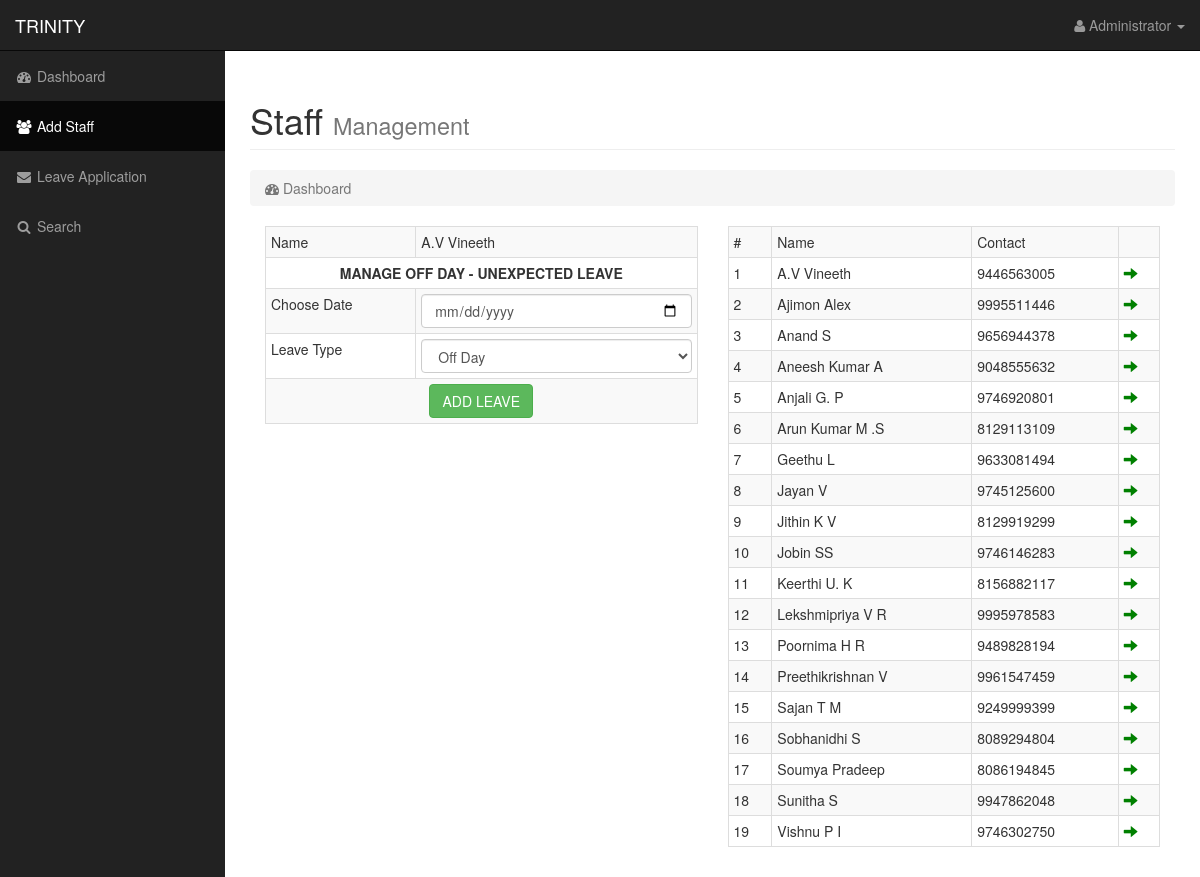
Page /admin/manage_staff.php?sid=mail2avvineeth@gmail.com on the earlier database version.
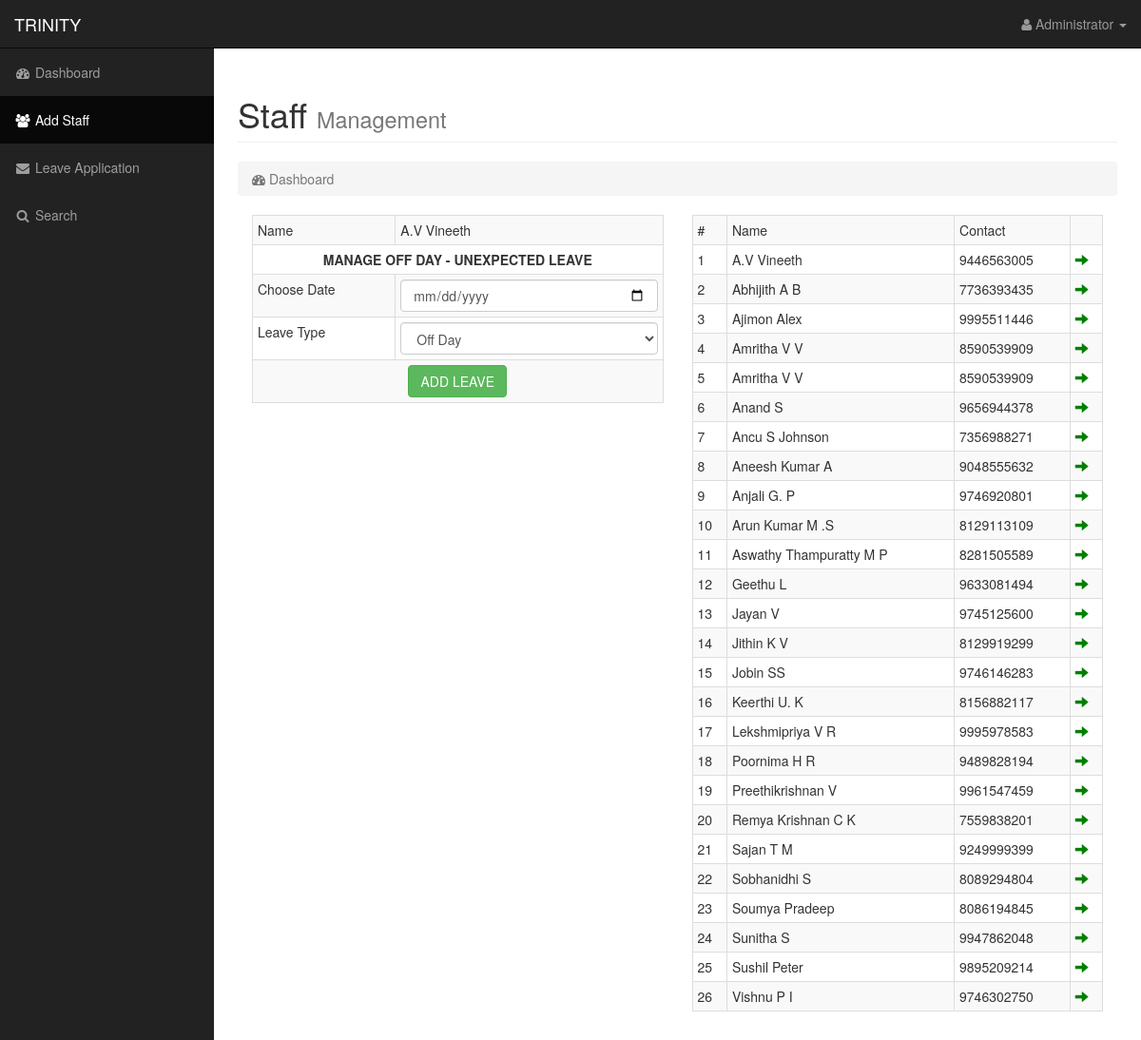
Same page on the later database version.
### tables this page shows
CREATE TABLE IF NOT EXISTS `staf_data` (
  `id` int(11) NOT NULL AUTO_INCREMENT,
  `snme` varchar(200) NOT NULL,
  `con` varchar(30) NOT NULL,
  `addr` varchar(250) NOT NULL,
  `em` varchar(220) NOT NULL,
  `dob` date NOT NULL,
  `pic` varchar(250) NOT NULL,
  `typ` varchar(20) NOT NULL,
  `st` int(11) NOT NULL,
  PRIMARY KEY (`id`)
);

### admin/manage_staff.php (the view, shortened to what the changed rows need)
<!DOCTYPE html>
<html lang="en">
<head>
    <link href="../css/bootstrap.min.css" rel="stylesheet">
    <link href="../css/sb-admin.css" rel="stylesheet">
    <link href="../css/plugins/morris.css" rel="stylesheet">
    <link href="../font-awesome/css/font-awesome.min.css" rel="stylesheet" type="text/css">
</head>
<body>
    <div id="wrapper">
        <div id="page-wrapper">
            <div class="container-fluid">
                <div class="row">
                    <div class="col-lg-12">
                        <h1 class="page-header">
                            Staff <small>Management</small>
                        </h1>
                    </div>
                </div>
                <div class="row">
                    <div class="col-lg-12">
                        <div class="">
                            <div class="col-lg-6">
                                <?php
                                if(isset($_GET['sid']))
                                {
                                    $sel_stf=mysql_query("select * from staf_data where em='".$_GET['sid']."'");
                                    $r_stf=mysql_fetch_row($sel_stf);
                                    ?>
                                <form method="post">
                                <table class="table table-bordered table-condensed table-hover table-responsive table-striped">
                                    <tr>
                                        <td>Name</td>
                                        <td><?php echo $r_stf[1] ?></td>
                                    </tr>
                                    <tr>
                                        <td colspan="2"><center><b>MANAGE OFF DAY - UNEXPECTED LEAVE</b></center></td>
                                    </tr>
                                    <tr>
                                        <td>Choose Date</td>
                                        <td><input type="date" name="dt" class="form-control" required="required" /></td>
                                    </tr>
                                    <tr>
                                        <td>Leave Type</td>
                                        <td><select name="lt" class="form-control">
                                                <option value="3">Off Day</option>
                                            </select></td>
                                    </tr>
                                    <tr>
                                        <td colspan="2"><center><input type="submit" name="sub" value="ADD LEAVE" class="btn btn-success" /></center></td>
                                    </tr>
                                </table>
                                </form>
                                <?php
                                }
                                ?>
                            </div>
                            <div class="col-lg-6">
                                <?php
                                $sel_stf=mysql_query("select * from staf_data where st=1 order by snme asc");
                                if(mysql_num_rows($sel_stf)>0)
                                {
                                    ?>
                                <table class="table table-bordered table-condensed table-hover table-responsive table-striped">
                                    <?php
                                    $i=1;
                                    while($r_stf=mysql_fetch_row($sel_stf))
                                    {
                                        ?>
                                    <tr>
                                        <td><?php echo $i ?></td>
                                        <td><?php echo $r_stf[1] ?></td>
                                        <td><?php echo $r_stf[2] ?></td>
                                        <td>
                                            <a href="manage_staff.php?sid=<?php echo $r_stf[4] ?>""><span class="glyphicon glyphicon-arrow-right" style="color:green"></span></a>
                                        </td>
                                    </tr>
                                    <?php
                                    $i++;
                                    }
                                    ?>
                                </table>
                                <?php
                                }
                                else
                                {
                                    echo"No data found";
                                }
                                ?>
                            </div>
                        </div>
                    </div>
                </div>
            </div>
        </div>
    </div>
</body>
</html>

Differences in the rows shown:
added staf_data: snme "Abhijith A B", con "7736393435"
added staf_data: snme "Amritha V V", con "8590539909"
added staf_data: snme "Amritha V V", con "8590539909"
added staf_data: snme "Ancu S Johnson", con "7356988271"
added staf_data: snme "Aswathy Thampuratty M P", con "8281505589"
added staf_data: snme "Remya Krishnan C K", con "7559838201"
added staf_data: snme "Sushil Peter", con "9895209214"
